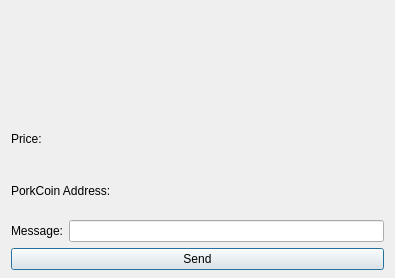
<?xml version="1.0" encoding="UTF-8"?>
<ui version="4.0">
 <class>SendMessagesDialog</class>
 <widget class="QDialog" name="SendMessagesDialog">
  <property name="geometry">
   <rect>
    <x>0</x>
    <y>0</y>
    <width>395</width>
    <height>278</height>
   </rect>
  </property>
  <property name="windowTitle">
   <string>Send Messages</string>
  </property>
  <layout class="QVBoxLayout" name="verticalLayout" stretch="0">
   <property name="bottomMargin">
    <number>8</number>
   </property>
   <item>
    <layout class="QVBoxLayout" name="verticalLayout_2">
     <item>
      <widget class="QLabel" name="label">
       <property name="text">
        <string/>
       </property>
       <property name="alignment">
        <set>Qt::AlignCenter</set>
       </property>
      </widget>
     </item>
     <item>
      <widget class="QLabel" name="label_2">
       <property name="text">
        <string/>
       </property>
       <property name="alignment">
        <set>Qt::AlignCenter</set>
       </property>
      </widget>
     </item>
     <item>
      <layout class="QHBoxLayout" name="horizontalLayout">
       <item>
        <widget class="QLabel" name="label_4">
         <property name="text">
          <string>Price:</string>
         </property>
        </widget>
       </item>
       <item>
        <widget class="QLabel" name="label_3">
         <property name="text">
          <string/>
         </property>
        </widget>
       </item>
      </layout>
     </item>
     <item>
      <layout class="QHBoxLayout" name="horizontalLayout_2">
       <item>
        <widget class="QLabel" name="label_6">
         <property name="text">
          <string>PorkCoin Address:</string>
         </property>
        </widget>
       </item>
       <item>
        <widget class="QLabel" name="label_5">
         <property name="text">
          <string/>
         </property>
        </widget>
       </item>
      </layout>
     </item>
     <item>
      <layout class="QHBoxLayout" name="horizontalLayout_3">
       <item>
        <widget class="QLabel" name="label_7">
         <property name="text">
          <string>Message:</string>
         </property>
        </widget>
       </item>
       <item>
        <widget class="QLineEdit" name="lineEdit"/>
       </item>
      </layout>
     </item>
     <item>
      <widget class="QPushButton" name="pushButton">
       <property name="text">
        <string>Send</string>
       </property>
      </widget>
     </item>
    </layout>
   </item>
  </layout>
 </widget>
 <resources/>
 <connections/>
</ui>
